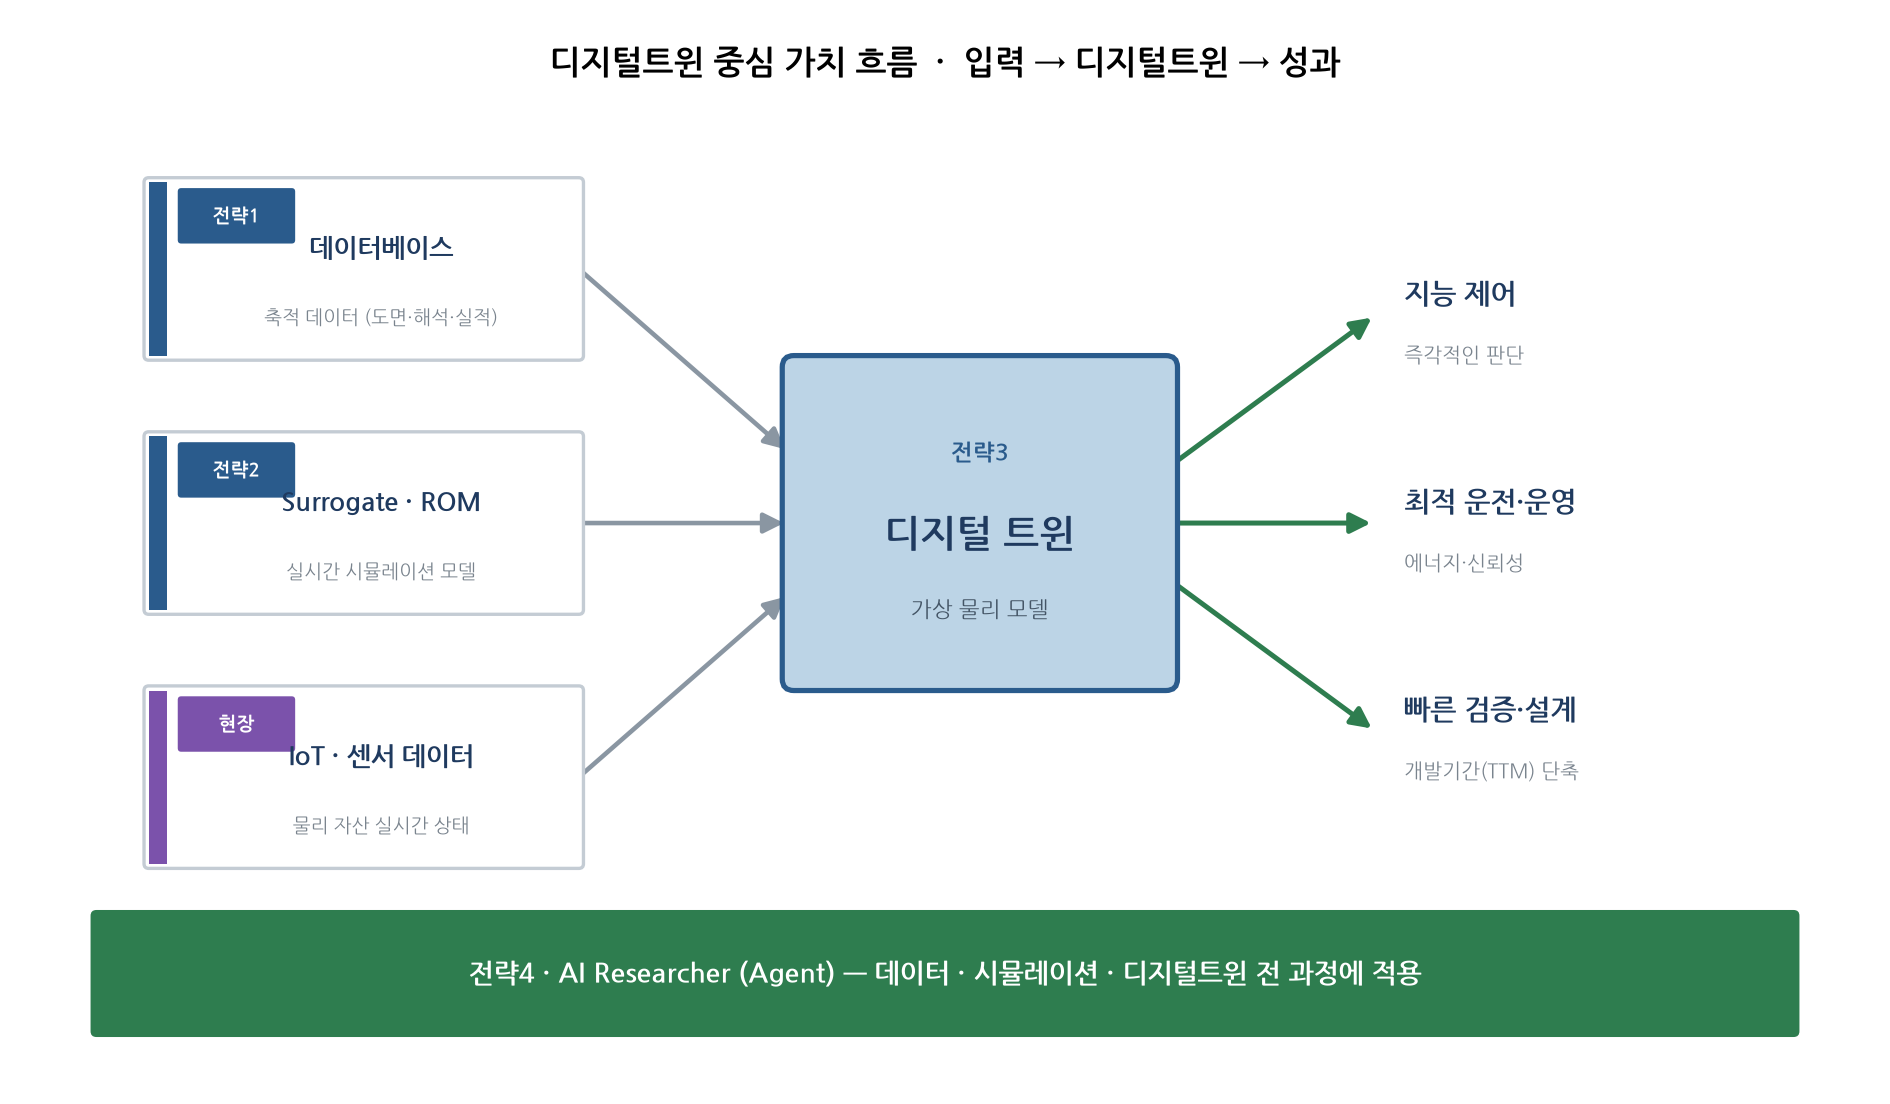

The script that saved this image:
# -*- coding: utf-8 -*-
"""AX/DX 디지털트윈 중심 fan-in/out 구조 (입력→핵심→출력) + Agent 횡단."""
import matplotlib
matplotlib.use("Agg")
import matplotlib.pyplot as plt
from matplotlib.patches import FancyArrowPatch, FancyBboxPatch, Rectangle
from matplotlib import font_manager as fm

for f in ["NanumGothic.ttf","NanumGothicBold.ttf"]:
    fm.fontManager.addfont(f"/usr/share/fonts/truetype/nanum/{f}")
plt.rcParams["font.family"]="NanumGothic"; plt.rcParams["axes.unicode_minus"]=False

BLUE, GREEN, PURP, NAVY = "#2a5b8c", "#2e7d4f", "#7b52ab", "#1f3a5f"
fig, ax = plt.subplots(figsize=(16,9.3))
ax.set_axis_off(); ax.set_xlim(0,16); ax.set_ylim(0,9.3)

def inbox(cx,cy,tag,tagc,title,sub):
    w,h=3.7,1.5
    ax.add_patch(FancyBboxPatch((cx-w/2,cy-h/2),w,h,boxstyle="round,pad=0.04",
        fc="white",ec="#c4ccd4",lw=1.6,zorder=3))
    ax.add_patch(Rectangle((cx-w/2,cy-h/2),0.16,h,fc=tagc,zorder=4))
    ax.add_patch(FancyBboxPatch((cx-w/2+0.28,cy+h/2-0.5),0.95,0.42,
        boxstyle="round,pad=0.03",fc=tagc,ec="none",zorder=4))
    ax.text(cx-w/2+0.755,cy+h/2-0.29,tag,ha="center",va="center",color="white",
        fontsize=9,fontweight="bold",zorder=5)
    ax.text(cx+0.15,cy+0.18,title,ha="center",va="center",color=NAVY,
        fontsize=12.5,fontweight="bold",zorder=5)
    ax.text(cx+0.15,cy-0.42,sub,ha="center",va="center",color="#7a848e",
        fontsize=9.3,zorder=5)

ix=3.0; iy=[7.1,4.9,2.7]
inbox(ix,iy[0],"전략1",BLUE,"데이터베이스","축적 데이터 (도면·해석·실적)")
inbox(ix,iy[1],"전략2",BLUE,"Surrogate · ROM","실시간 시뮬레이션 모델")
inbox(ix,iy[2],"현장",PURP,"IoT · 센서 데이터","물리 자산 실시간 상태")

# center: 디지털트윈
cx,cy=8.3,4.9; cw,ch=3.2,2.7
ax.add_patch(FancyBboxPatch((cx-cw/2,cy-ch/2),cw,ch,boxstyle="round,pad=0.1",
    fc="#bcd4e6",ec=BLUE,lw=2.5,zorder=3))
ax.text(cx,cy+0.55,"전략3",ha="center",color=BLUE,fontsize=11,fontweight="bold",zorder=5)
ax.text(cx,cy-0.1,"디지털 트윈",ha="center",va="center",color=NAVY,
    fontsize=18,fontweight="bold",zorder=5)
ax.text(cx,cy-0.75,"가상 물리 모델",ha="center",va="center",color="#456",
    fontsize=10.5,zorder=5)

# fan-in arrows
for y in iy:
    ax.add_patch(FancyArrowPatch((ix+1.85,y),(cx-cw/2-0.05,cy+(y-cy)*0.28),
        arrowstyle="-|>",mutation_scale=20,lw=2.2,color="#8a96a2",
        connectionstyle="arc3,rad=0.0",zorder=2))

# fan-out outputs
oy=[6.7,4.9,3.1]; outs=[("지능 제어","즉각적인 판단"),("최적 운전·운영","에너지·신뢰성"),
                        ("빠른 검증·설계","개발기간(TTM) 단축")]
for y,(t,s) in zip(oy,outs):
    ax.add_patch(FancyArrowPatch((cx+cw/2+0.05,cy+(y-cy)*0.28),(11.7,y),
        arrowstyle="-|>",mutation_scale=20,lw=2.4,color=GREEN,zorder=2))
    ax.text(11.95,y+0.18,t,ha="left",va="center",color=NAVY,fontsize=13.5,
        fontweight="bold",zorder=5)
    ax.text(11.95,y-0.35,s,ha="left",va="center",color="#7a848e",fontsize=9.5,zorder=5)

# Agent band (전략4, 횡단)
ax.add_patch(FancyBboxPatch((0.7,0.5),14.6,1.0,boxstyle="round,pad=0.05",
    fc=GREEN,ec="none",zorder=3))
ax.text(8.0,1.0,"전략4 · AI Researcher (Agent) — 데이터 · 시뮬레이션 · 디지털트윈 전 과정에 적용",
    ha="center",va="center",color="white",fontsize=13,fontweight="bold",zorder=4)

ax.text(8,8.8,"디지털트윈 중심 가치 흐름  ·  입력 → 디지털트윈 → 성과",
    ha="center",fontsize=16,fontweight="bold")
plt.savefig("/home/user/similar-research-DB/fan_axdx.png",dpi=150,bbox_inches="tight")
print("saved")
